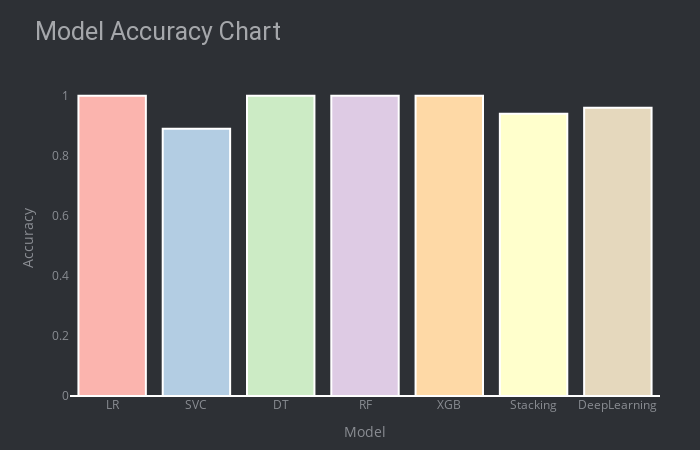

Notebook code for this chart:
### Code cell
graph = go.Bar(
    x=model_name,
    y=model_acc,
    opacity=1,
    showlegend=False,
    marker=dict(color=px.colors.qualitative.Pastel1)

)

layout = go.Layout(
    height=450, width=700,
    title = 'Model Accuracy Chart',
    xaxis = dict(title = 'Model', showgrid=False,tickangle=0),
    yaxis = dict(title = 'Accuracy', showgrid=False),
    plot_bgcolor='#2d3035', paper_bgcolor='#2d3035',
    title_font=dict(size=25, color='#a5a7ab', family='roboto'),
    margin=dict(t=80, b=30, l=70, r=40),
    font=dict(color='#8a8d93'))
fig = go.Figure(data=[graph], layout = layout)
fig.update_traces(textfont=dict(color='#fff'), marker=dict(line=dict(color='#ffffff', width=2)))
iplot(fig)

### Figure 1 — Plotly figure (JSON) as saved in the notebook; plotly's stock layout.template omitted (floating-point values rounded to 4 significant figures)
{"data": [{"marker": {"color": ["rgb(251,180,174)", "rgb(179,205,227)", "rgb(204,235,197)", "rgb(222,203,228)", "rgb(254,217,166)", "rgb(255,255,204)", "rgb(229,216,189)", "rgb(253,218,236)", "rgb(242,242,242)"], "line": {"color": "#ffffff", "width": 2}}, "opacity": 1, "showlegend": false, "textfont": {"color": "#fff"}, "type": "bar", "x": ["LR", "SVC", "DT", "RF", "XGB", "Stacking", "DeepLearning"], "y": [1, 0.89, 1, 1, 1, 0.94, 0.96]}], "layout": {"font": {"color": "#8a8d93"}, "height": 450, "margin": {"b": 30, "l": 70, "r": 40, "t": 80}, "paper_bgcolor": "#2d3035", "plot_bgcolor": "#2d3035", "title": {"font": {"color": "#a5a7ab", "family": "roboto", "size": 25}, "text": "Model Accuracy Chart"}, "width": 700, "xaxis": {"showgrid": false, "tickangle": 0, "title": {"text": "Model"}}, "yaxis": {"showgrid": false, "title": {"text": "Accuracy"}}}}
